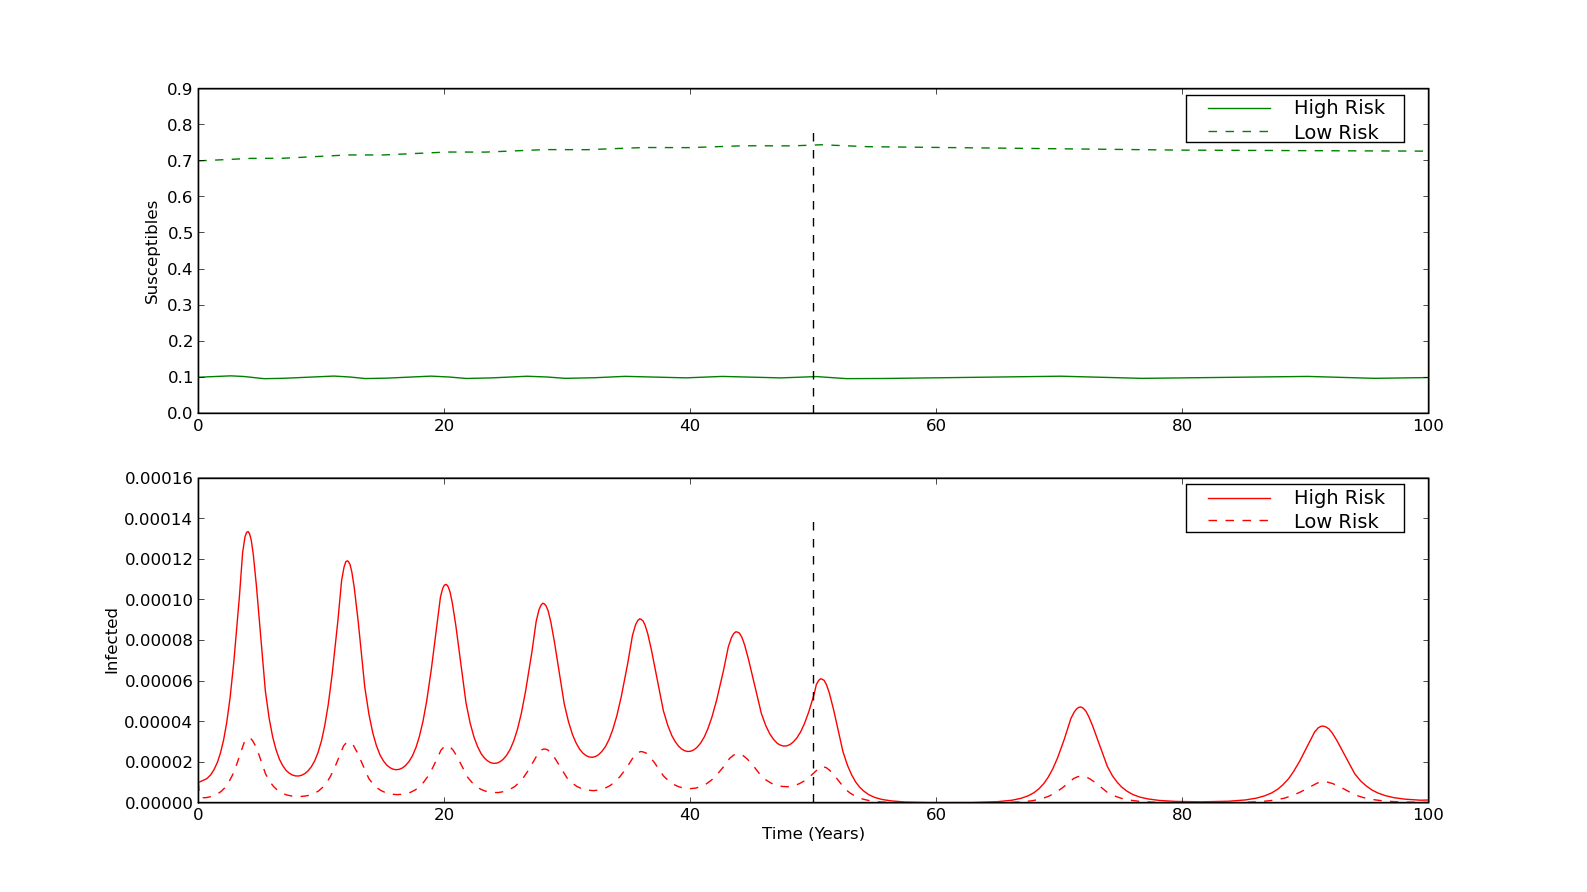

Write the Python code that produced this figure.
#!/usr/bin/env python

####################################################################
###    This is the PYTHON version of program 8.4 from page 306 of  #
### "Modeling Infectious Disease in humans and animals"            #
### by Keeling & Rohani.										   #
###																   #
### It is the SIR model with two different risk-groups, each group #
### has an associated birth and vaccination rate.				   #
###																   #
### Note, gamma, mu, p, S and I are all vectors. beta is a matrix. #
### tV is the time at which vaccination starts.    				   #
####################################################################

###################################
### Written by Ilias Soumpasis    #
### ilias.soumpasis@ucd.ie (work) #
### ilias.soumpasis@gmail.com	  #
###################################

import scipy.integrate as spi
import numpy as np
import pylab as pl

beta=np.array([[1., 0.01],[0.01 ,0.1]]);
gamma=np.array([0.1, 0.1]);
mu=np.array([0.2, 0.8])*5e-5;
p0=np.array([0.4, 0.1]);
tV=50*365;
S0=np.array([0.1, 0.7]);
I0=np.array([1e-5, 1e-5]);
ND=MaxTime=100*365;
TS=1.0

INPUT = np.hstack((S0,I0))

def diff_eqs(INP,t):  
	'''The main set of equations'''
	Y=np.zeros((4))
	V = INP   
	MU=sum(mu)
	for i in range(2):
		Y[i]= mu[i]*(1-p[i]) - (beta[i,0]*V[2]+beta[i,1]*V[3])*V[i] - MU*V[i]
		Y[i+2]= (beta[i,0]*V[2]+beta[i,1]*V[3])*V[i] - gamma[i]*V[i+2] - MU*V[i+2]
	return Y   # For odeint

t_start = 0.0; t_end = tV; t_inc = TS
t_range1 = np.arange(t_start, t_end, t_inc)
t_start = tV; t_end = ND; t_inc = TS
t_range2 = np.arange(tV, t_end, t_inc)
T = np.hstack((t_range1, t_range2))
p=np.array([0,0])
RES1 = spi.odeint(diff_eqs,INPUT,t_range1)
p=p0
RES2 = spi.odeint(diff_eqs,RES1[-1],t_range2)
print RES2

S1 = np.hstack((RES1[:,0],RES2[:,0]))
S2 = np.hstack((RES1[:,1],RES2[:,1]))
I1 = np.hstack((RES1[:,2],RES2[:,2]))
I2 = np.hstack((RES1[:,3],RES2[:,3]))

TT = np.arange(len(S1))

pl.subplot(211)
pl.plot(TT/365.0, S1, '-g')
pl.plot(TT/365.0, S2, '--g')
pl.legend(('High Risk','Low Risk'), loc=0)
ll=pl.ylim()
tVV=np.repeat([tV/365.],len(ll))
pl.plot(tVV, ll, '--k')
pl.ylabel('Susceptibles')
pl.subplot(212)
pl.plot(TT/365.0, I1, '-r')
pl.plot(TT/365.0, I2, '--r')
ll=pl.ylim()
tVV=np.repeat([tV/365.],len(ll))
pl.plot(tVV, ll, '--k')
pl.ylabel('Infected')
pl.legend(('High Risk','Low Risk'), loc=0)
pl.xlabel('Time (Years)')

pl.show()
